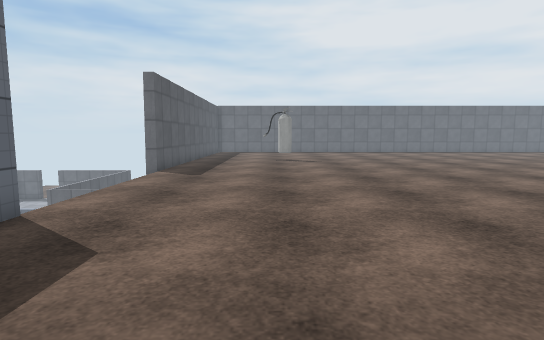
view 1 (above)

24 first-person views from a walk through a 3-D level made in the Unity game engine. The camera is 1.2 m above the floor, tilts 6° down and sees 80° across. The floor is counted in squares, 0.9 m on a side. Each view is taken from the middle of a square. On the plan, view 1 faces up. The plan holds only what a view shows up to about 15 squares ahead; the rest is blank. The place goes on beyond the plan. The player is left out. Door leaves are left out, so doorways stand open. Some surface patterns are stand-ins.

view 2
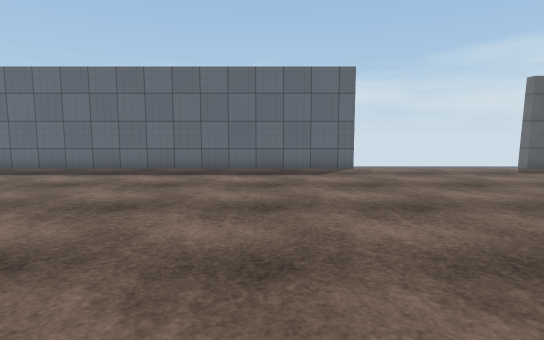

view 3
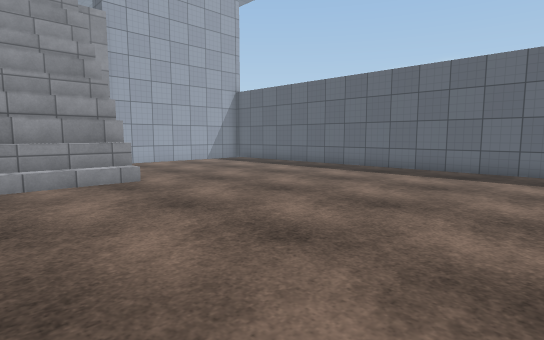

view 4
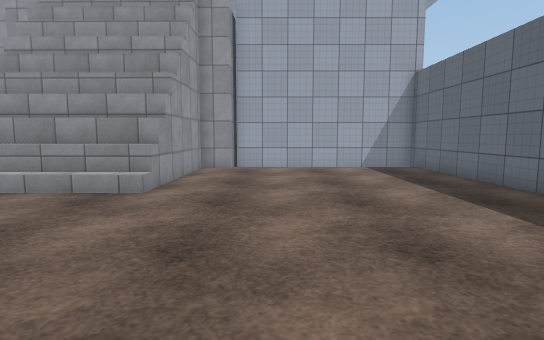

view 5
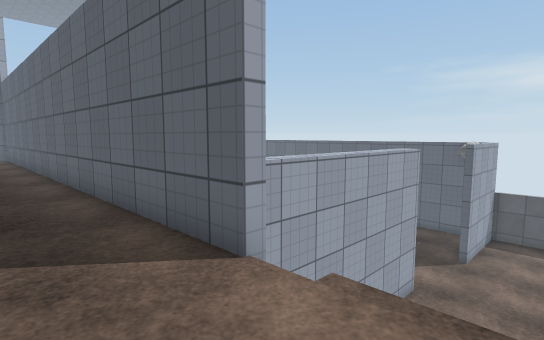

view 6
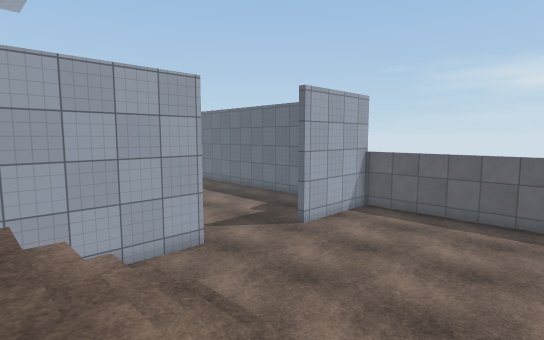

view 7
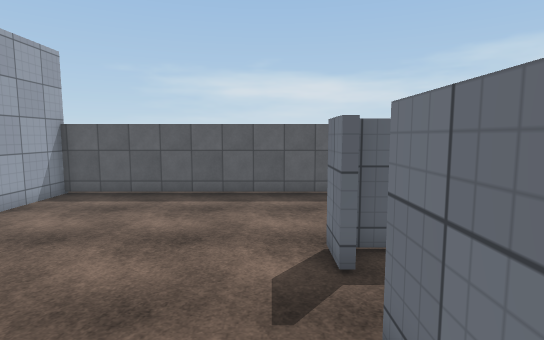

view 8
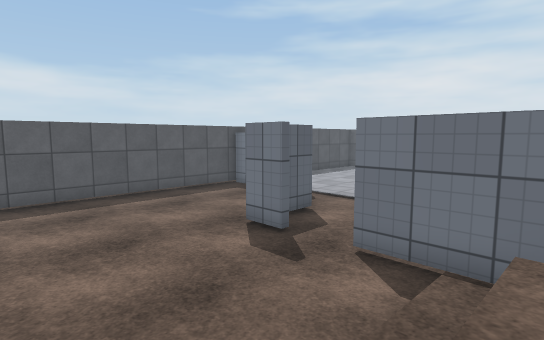

view 9
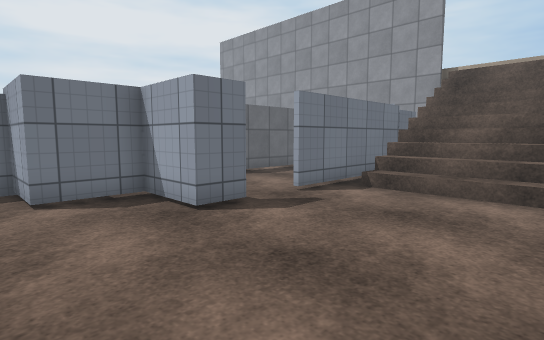

view 10
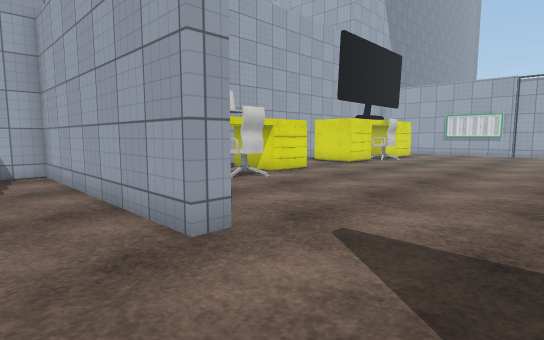

view 11
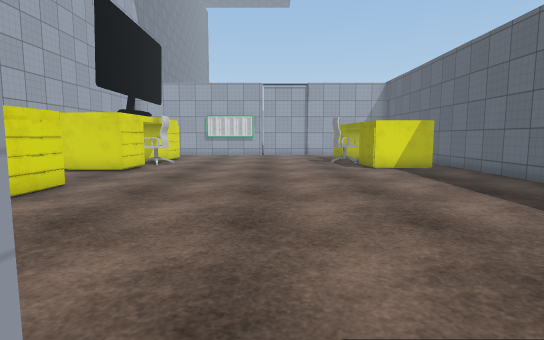

view 12
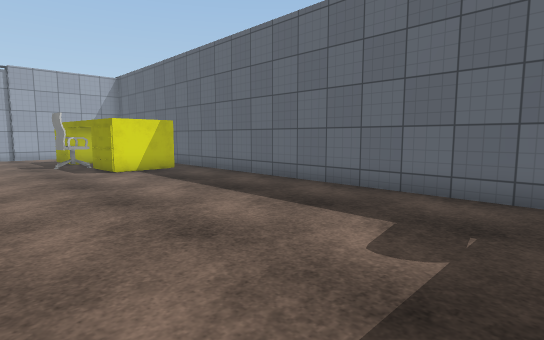

view 13
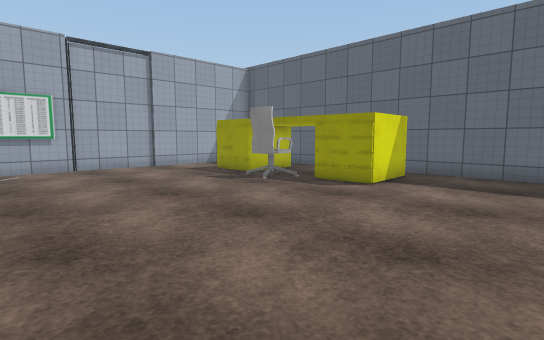

view 14
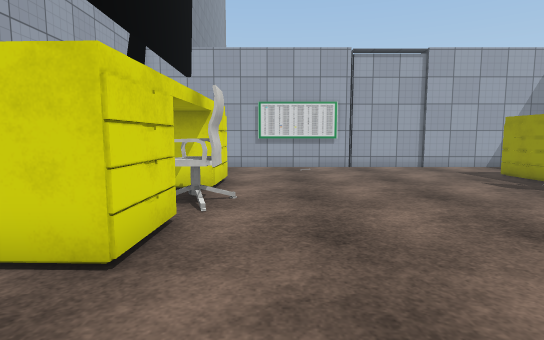

view 15
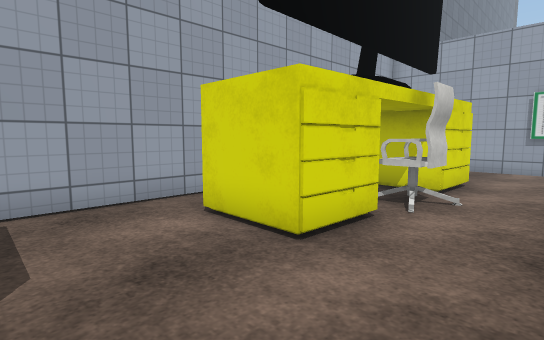

view 16
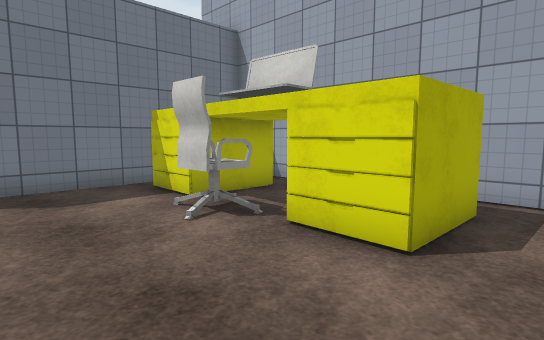

view 17
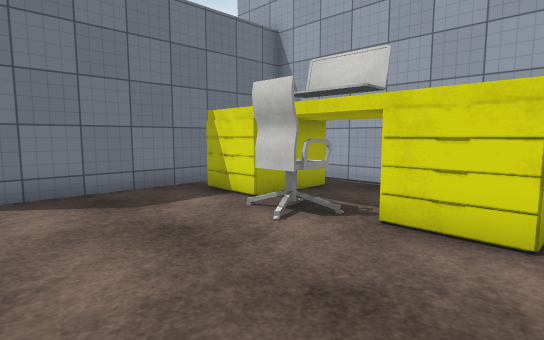

view 18
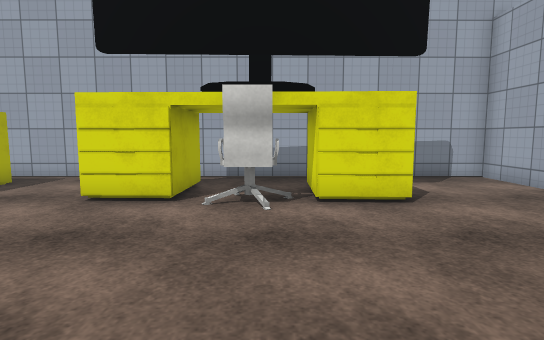

view 19
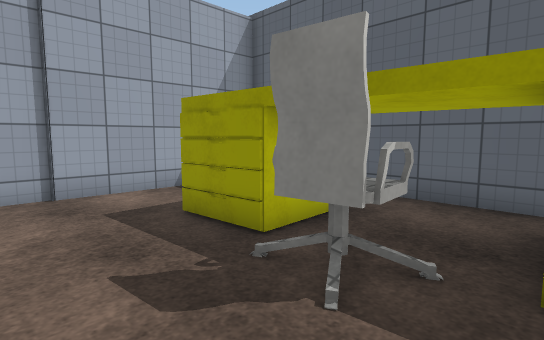

view 20
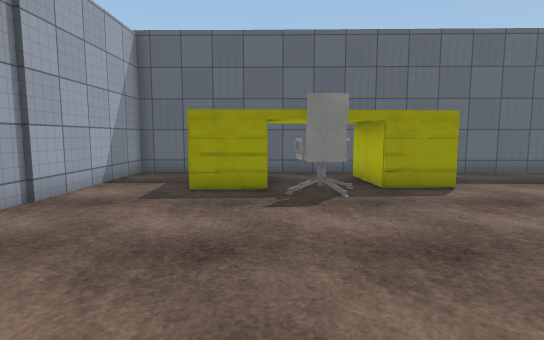

view 21
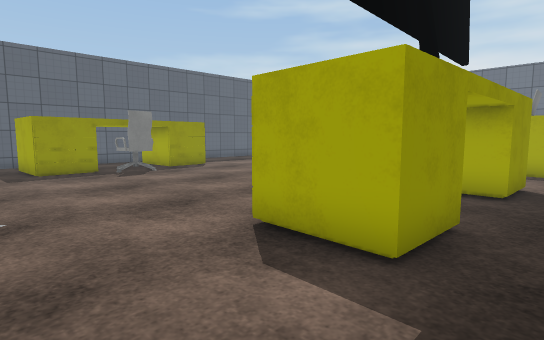

view 22
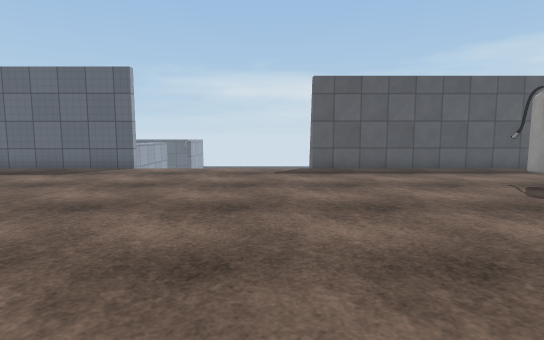

view 23
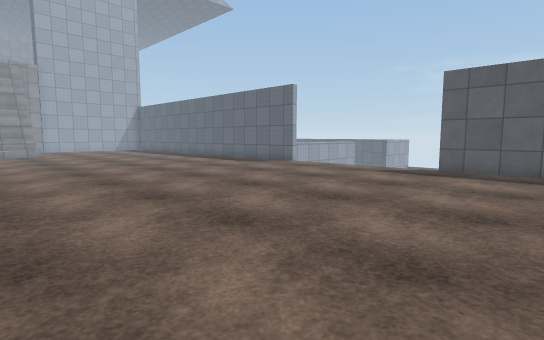

view 24
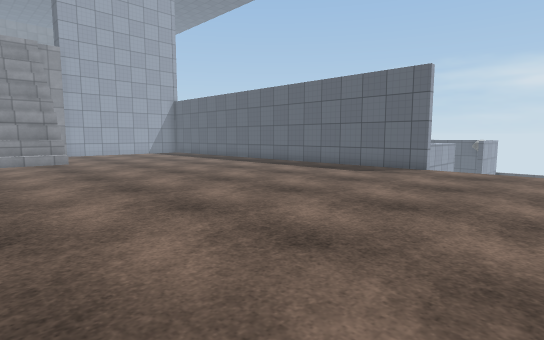

### Floor plan
Key: @ floor where view 1 was taken; # wall or solid block; . main floor; : floor 3.75 m higher than the main floor; / step, stairs or slope; D open door; = window, fence, low wall or low ledge; ^ raised ledge; v drop or lower ground; C chair; O other object.
Columns run from 22 left of view 1 to 9 right of it. Each row starts with its distance up from view 1.
 17 ##  #...   ####  #:::::::::::: :
 16 #...#...  ...    #:::::::::::::
 15 #...###.....     #::::::::::::::
 14 #.....#....      #::::::::::::::
 13 #.....##DD###=####::::::::::::::
 12 #..........///////::::::::::::::
 11 #..........///////::::::::::::::
 10 #..........///////::::::::::::::
  9 #..........///////:::::::::::::
  8 #..........////  /::::::::::::::
  7 #..........////  /::::::::::::::
  6 #..........////  / :::::::::::::
  5 #.................#:::::::::::::
  4 #####....##########:::::::::::::
  3 # .......######   #::::::::::::
  2 #.............O   #:::::::::::::
  1 #.............O  .#::::::::::::
  0 #.............OOO.#:::@:::::::::
 -1 #............CC.O.#:::::::::::::
 -2 #.............C.O #:::::::::::::
 -3 #.............OOO #:::::::::::::
 -4 #.............OOO.#:::::::::::::
 -5 #.................#::::::::::::
 -6 #.................#::::::::::::
 -7 #.................#::::::::::::
 -8 #.............OO..#::::::::^^^^^
 -9 #.............O O.#::::::::#^^^^
-10 #.OOO.........OOO.#::::::::#
-11 #.OOO........CC...#::::::::#
-12 #...C........CC...#::::::::#
-13 #.O.CC........OO..#::::::::#
-14 #.OOO.........OO..#vvvvvvv##
-15 #   O.........OO..#       #
-16 #.OOO.............#
-17 #.................#
-18 #.................#
-19 ###################

Where each view was taken, in squares from view 1:
view 1: 0 up, 0 right, facing up
view 2: 2 up, 9 right, facing left
view 3: 2 up, 9 right, facing down-left
view 4: 0 up, 2 right, facing down
view 5: 8 up, 2 left, facing down-left
view 6: 12 up, 8 left, facing down-left
view 7: 12 up, 10 left, facing left
view 8: 8 up, 10 left, facing up-left
view 9: 8 up, 19 left, facing up-right
view 10: 6 up, 17 left, facing down-right
view 11: 4 up, 14 left, facing down
view 12: 3 up, 14 left, facing down-left
view 13: 5 down, 10 left, facing down-left
view 14: 5 down, 10 left, facing down
view 15: 5 down, 11 left, facing down-right
view 16: 6 down, 12 left, facing up-right
view 17: 5 down, 13 left, facing up-right
view 18: 12 down, 15 left, facing right
view 19: 11 down, 15 left, facing down-left
view 20: 14 down, 10 left, facing left
view 21: 18 down, 5 left, facing up-left
view 22: 11 up, 9 right, facing left
view 23: 17 up, 9 right, facing down-left
view 24: 10 up, 9 right, facing down-left
